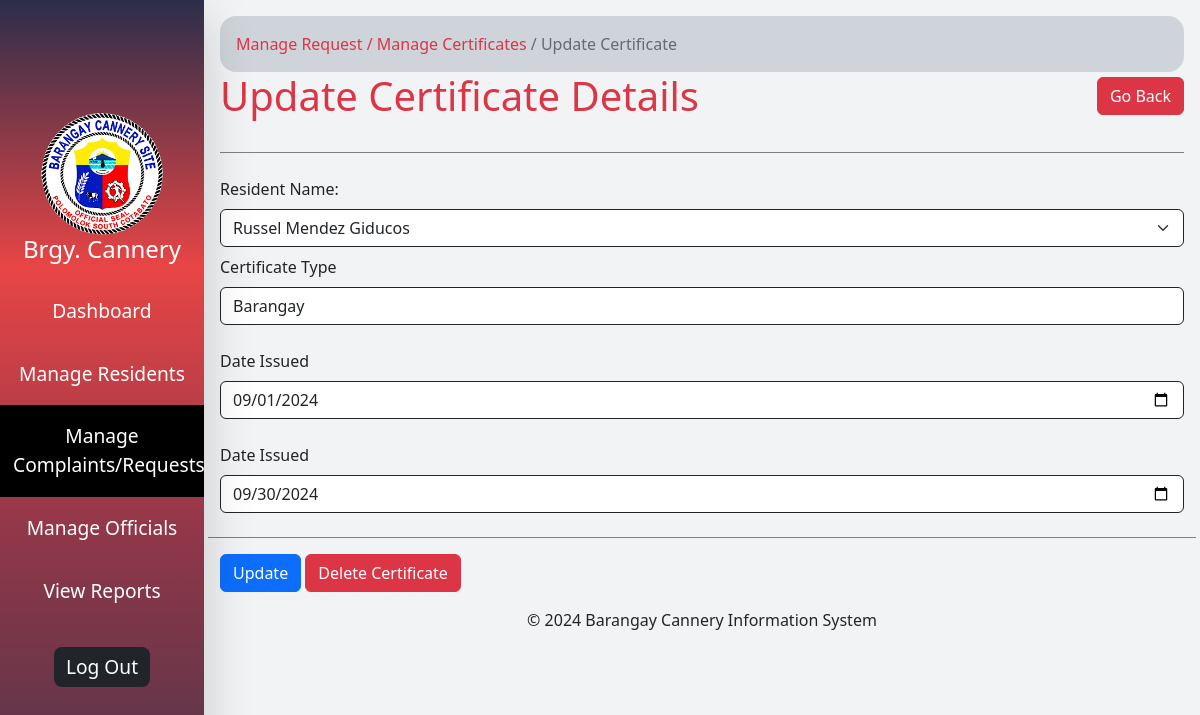
The page /update_certificate.php?id=1 (signed in) on the database its author committed.
### tables this page shows
CREATE TABLE `certificates` (
  `id` int(11) NOT NULL,
  `resident_name` varchar(100) NOT NULL,
  `certificate_type` varchar(100) NOT NULL,
  `date_issued` date NOT NULL,
  `valid_until` date NOT NULL
);

### update_certificate.php (the view, shortened to what this page needs)
<?php require "includes/connection.php";
$id = isset($_GET['id']) ? $_GET['id'] : null;
$sql = "SELECT * FROM certificates WHERE id=$id";
$result = $conn->query($sql);
$row = mysqli_fetch_assoc($result);
?>
<!DOCTYPE html>
<html lang="en">
<head>
</head>
<body class="d-flex">
  <?php include "includes/sidebar.php" ?>
  <div class="min-vh-100 p-3" style="width: 83%">
    <div class="w-100">
      <div id="directory_link" class="p-3 rounded-4 bg-dark-subtle ">
        <a href="manage_com.php" class="text-danger text-decoration-none">Manage Request</a>
        <a href="manage_certificates.php" class="text-decoration-none text-danger">/ Manage Certificates</a>
        <a href="update_certificate.php" class="text-decoration-none text-black-50">/ Update Certificate</a>
      </div>
      <div class="d-flex align-items-center justify-content-between  gap-2 w-100">
        <h1 class="m-0 text-danger">Update Certificate Details</h1>
        <a href="manage_certificates.php" class="btn btn-danger">Go Back</a>
      </div>
      <form action="<?php echo htmlspecialchars($_SERVER['PHP_SELF']) ?>" method="post" class="w-100" enctype="multipart/form-data">
        <div class="py-2 my-3 mx-auto" style="border-bottom: 1px solid gray;">
        </div>
        <div class="row">
          <div class="my-2 col-12">
            <label for="resident" class="form-label">Resident Name: </label>
            <select class="form-select border-dark form-select " name="resident" id="resident" required>
              <?php
              if (isset($row['resident_name'])) {
                echo "<option value='{$row['resident_name']}' selected> {$row['resident_name']} </option>";
              }
              ?>
            </select>
          </div>
          <div class="mb-4 col-12">
            <label for="certificate_type" class="form-label">Certificate Type</label>
            <input type="text" class="form-control border-dark" name="certificate_type" id="certificate_type" placeholder="" required="true" value="<?php echo $row['certificate_type']; ?>" />
          </div>
          <div class="mb-4 col-12">
            <label for="date_issued" class="form-label">Date Issued</label>
            <input type="date" class="form-control border-dark" name="date_issued" id="date_issued" placeholder="" required="true" value="<?php echo $row['date_issued']; ?>" />
          </div>
          <div class="mb-4 col-12">
            <label for="valid_until" class="form-label">Date Issued</label>
            <input type="date" class="form-control border-dark" name="valid_until" id="valid_until" placeholder="" required="true" value="<?php echo $row['valid_until']; ?>" />
          </div>
          <div class="pt-3" style="border-top: 1px solid gray">
            <button type="submit" class="btn btn-primary">
              Update
            </button>
            <a class="btn btn-danger" onclick='return aler()' href="delete_certificate.php?id=<?php echo $row['id'] ?>" role="button">Delete Certificate</a>
          </div>
        </div>
      </form>
      <div class="text-center">
        <p>&copy; 2024 Barangay Cannery Information System</p>
      </div>
    </div>
  </div>
</body>
</html>

### rows shown on the page
certificates: resident "Russel Mendez Giducos", certificate_type "Barangay", date_issued "09/01/2024", valid_until "09/30/2024"
